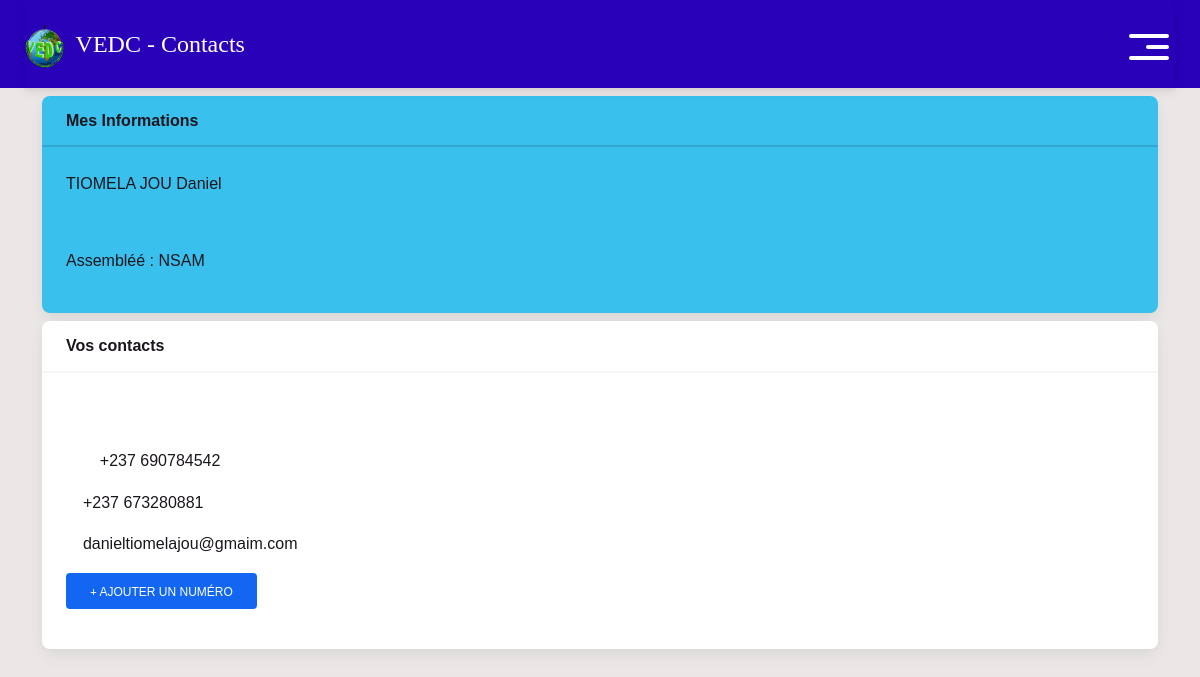
The app's page /acceuil (signed in), older data.
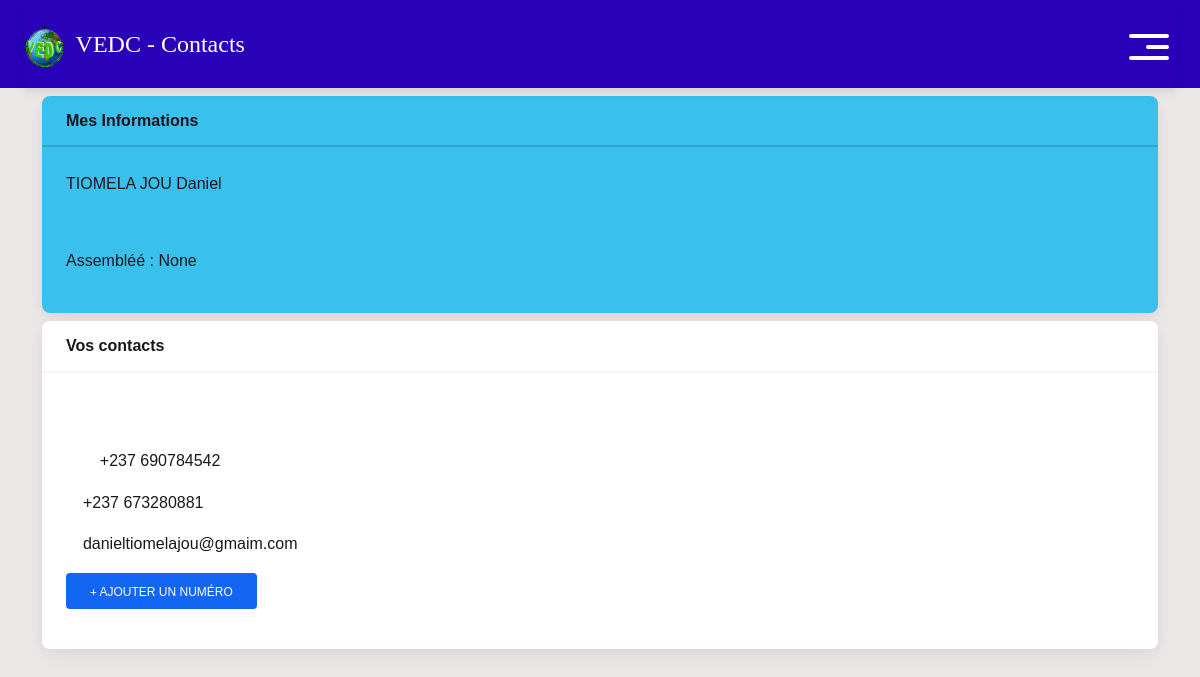
The same page, newer data.
### users/models.py (models this page shows, shortened)
class Personne(models.Model):
    assemblee = models.ForeignKey('main.Assemblee',  on_delete=models.SET_NULL, null = True, blank = True, help_text = "Si votre assemblée n'est pas disponible contactez votre encadreur")
    user = models.ForeignKey(User, on_delete=models.CASCADE)
    is_encadreur = models.BooleanField(default=False, null = True)
    is_encadreur = models.BooleanField(default=False, null = True)

### main/models.py (models this page shows, shortened)
class Assemblee(models.Model):
    SRVT = 'Serviteur'
    PAST = 'Pasteur'
    DPT = 'Délégué Pastoral'
    DIACRE = 'Diacre'
    ENCADREUR_CHOICE = [
        (SRVT, 'Serviteur'),
        (PAST, 'Pasteur'),
        (DPT, 'Délégué Pastoral'),
        (DIACRE, 'Diacre'),
    ]
    Nom_assemblee = models.CharField(max_length=80)
    Encadreur = models.ForeignKey(User, related_name = 'Encandreur', on_delete=models.SET_NULL, blank = True, null =True)
    Type_encadreur = models.CharField(choices = ENCADREUR_CHOICE, max_length=50, default = SRVT)
    coordonnees_localisation = models.TextField(null = True, blank = True)
    pays = models.CharField( max_length=8)
    ville = models.CharField( max_length=50)
    Quartier = models.CharField(max_length=50, null = True, blank = True)
    CONTINENT_CHOICES = (
        ('Amérique','Amérique'),
        ('Afrique','Afrique'),
        ('Europe','Europe'),
        ('Asie','Asie'),
    )
    Continent = models.CharField (max_length=50, default = 'Afrique', choices = CONTINENT_CHOICES )
    Latitude = models.FloatField(null = True, blank = True)
    Longitude = models.FloatField(null = True,blank = True)
    link = ''
    def __str__(self):
        return self.Nom_assemblee

### main/views.py (the view)
# urls.py: path("acceuil", views.home, name = 'home'),
@login_required
def home(request):
    context = {}
    user_id = request.user.id
    user2 = Personne.objects.get(user = request.user)
    allnum = Numero.objects.filter(utilisateur_id = user_id)
    context['allnum'] = allnum
    context['user2'] = user2
    return render(request, 'registration/profile.html',context)

### users/models.py (called while the page is built)
    def __str__(self):
        return '+' + str(self.code_du_pays) + ' ' + str(self.numero)

### templates/registration/profile.html
{% extends 'base.html' %}
{% load crispy_forms_tags %}
{% block content %}
    <div class="container">
        <div class="row ">
            <div class="col-12">
                <div class="card bg-info my-2">
                    <div class="card-header">
                        <strong>Mes Informations</strong>
                    </div>
                    <div class="card-body">
                        <div class="row">
                            <div class="col-10">
                                {{user.last_name}} {{user.first_name}}
                            </div>
                            <div class="col-2">
                                <span> <a href="{% url 'user_update' %}" class="text-dark"> <i class="fas fa-user-edit fa-sm btn "></i></a> </span>
                            </div>
                        </div>
                         <br> <br>
                         <p> Assembléé : {{user2.assemblee}} </p>
                    </div>
                </div>
                <div class="card my-2">
                    <div class="card-header">
                        <strong>Vos contacts</strong>
                    </div>
                    <div class="card-body">
                        <br><br>
                        {% for num in allnum %}
                        <div class="row">
                            <div class="col-8">
                                <p>
                                    {% if num.disponible_sur_whatsapp %}
                                        <i class="fab fa-whatsapp" aria-hidden="true"></i>
                                    {% endif %}
                                    {% if num.disponible_sur_appel %}
                                         <i class="fa fa-phone" aria-hidden="true"></i>
                                    {% endif %}
                                    {{num}}
                                </p>
                            </div>
                            <div class="col-4">
                                <a href="{% url 'delete_num' num.id %}" class="mr-2 text-danger"><i class="fa fa-trash" aria-hidden="true"></i> </a>
                                <a href="{% url 'update_num' num.id %}" class="ml-2 text-warning"> <i class="fa fa-pen" aria-hidden="true"></i> </a>
                            </div>
                        </div>
                        {% endfor %}
                        <div class="row">
                            <div class="col-9">
                                <p>  <i class="fa fa-envelope" aria-hidden="true"></i>  {{user.email}} </p>
                            </div>
                        </div>
                        <p><a href="{% url 'add_numero' %}" class="btn btn-primary"> <i class="fa fa-plus" aria-hidden="true"></i> Ajouter un numéro </a> </p>
                    </div>
                </div>
            </div>
        </div>
    </div>
{% endblock content %}

Row changes from the older to the newer data that the page shows:
changed Personne: assemblee "NSAM" → "None"
